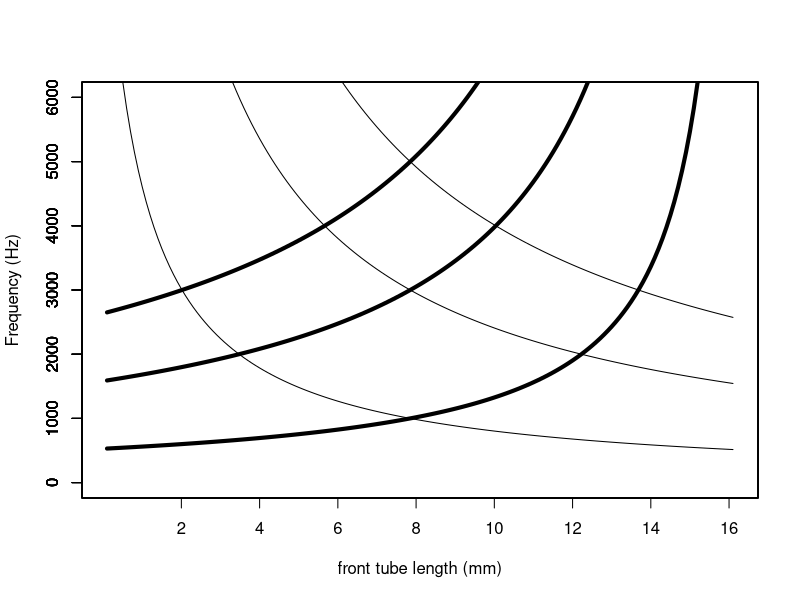

The R script that drew this image:
tubelength=17.5
c=35000
f1_f<-c();f2_f<-c();f3_f<-c()


### Front tube ###

for(i in seq(from=1, to=17, by=0.1)){
		
		fronttube=i
		lambda1_f=fronttube*4
		freq1_f=c/lambda1_f
		f1_f<-c(f1_f,freq1_f)
		
		lambda2_f=fronttube*4/3
		freq2_f=c/lambda2_f
		f2_f<-c(f2_f,freq2_f)
		
		lambda3_f=fronttube*4/5
		freq3_f=c/lambda3_f
		f3_f<-c(f3_f,freq3_f)
}

quartz(width=6,height=6)
plot(f1_f,ylim=c(0,6000),xlab="front tube length (mm)", type="l",xaxt="n",ylab="Frequency (Hz)")
axis(side=1,at=c(20,40,60,80,100,120,140,160),labels=c(2,4,6,8,10,12,14,16))

par(new=T) 
plot(f2_f,ylim=c(0,6000),ylab="",xlab="", xaxt="n",type="l")
par(new=T) 
plot(f3_f,ylim=c(0,6000),ylab="",xlab="",xaxt="n",type="l") 

### Back tube ###
f1_b<-c();f2_b<-c();f3_b<-c()

for(i in seq(from=1, to=17, by=0.1)){
		
		backtube=tubelength-i
		lambda1_b=backtube*4
		freq1_b=c/lambda1_b
		f1_b<-c(f1_b,freq1_b)
		
		lambda2_b=backtube*4/3
		freq2_b=c/lambda2_b
		f2_b<-c(f2_b,freq2_b)
		
		backtube=tubelength-i
		lambda3_b=backtube*4/5
		freq3_b=c/lambda3_b
		f3_b<-c(f3_b,freq3_b)
}

par(new=T) 
plot(f1_b,ylim=c(0,6000),ylab="",xlab="", xaxt="n",type="l",lwd = 4)
par(new=T) 
plot(f2_b,ylim=c(0,6000),ylab="",xlab="", xaxt="n",type="l",lwd = 4)
par(new=T) 
plot(f3_b,ylim=c(0,6000),ylab="",xlab="", xaxt="n",type="l",lwd = 4) 
